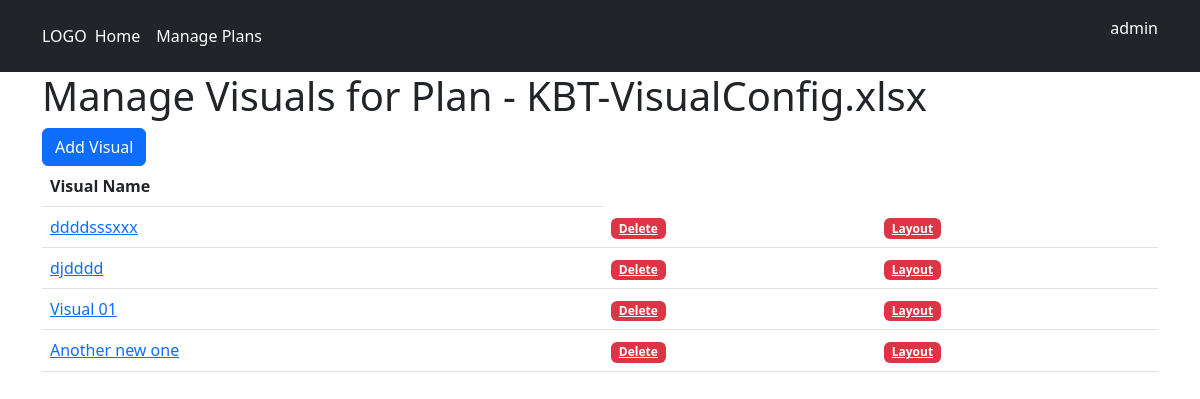
The page /pv/manage-visuals/26/ (signed in) on the database its author committed.
### plan_visualiser_django/models.py (models this page shows, shortened)
class Plan(models.Model):
    user = models.ForeignKey(settings.AUTH_USER_MODEL, on_delete=models.CASCADE)
    original_file_name = models.CharField(max_length=100)
    file = models.FileField(upload_to="plan_files", null=True)
    file_type = models.ForeignKey(FileType, on_delete=models.CASCADE)
    class Meta:
        constraints: list[UniqueConstraint] = \
            [UniqueConstraint(fields=['user', 'original_file_name'], name="unique_filename_for_user")]

class PlanVisual(models.Model):
    plan = models.ForeignKey(Plan, on_delete=models.CASCADE, null=False)
    name = models.CharField(max_length=100)
    width = models.FloatField(default=30)
    max_height = models.FloatField(default=20)
    include_title = models.BooleanField(default=True)

### plan_visualiser_django/views.py (the view)
# urls.py: path("manage-visuals/<int:plan_id>/", views.manage_visuals, name='manage_visuals'),
def manage_visuals(request, plan_id):
    plan_record = Plan.objects.get(id=plan_id)
    plan_visuals = plan_record.planvisual_set.all()
    context = {
        'plan': plan_record,
        'visuals': plan_visuals
    }
    return render(request, "plan_visualiser_django/pv_manage_visuals.html", context)

### templates/plan_visualiser_django/pv_manage_visuals.html
{% extends "plan_visualiser_django/pv_base.html" %}
{% block page_heading %}Manage Visuals for Plan - {{ plan.original_file_name }}{% endblock %}
{% block main_content %}
    <button type="button" class="btn btn-primary" onclick="location.href='/pv/add-visual/{{ plan.id }}'">Add Visual</button>
    <table class="table">
        <thead>
            <tr>
                <th>Visual Name</th>
            </tr>
        </thead>
        <tbody>
        {% for visual in visuals %}
            <tr>
                <td><a href="/pv/edit-visual/{{ visual.id }}">{{ visual.name }}</a></td>
                <td><a href="/pv/delete-visual/{{ visual.id }}" class="badge bg-danger" onclick="return confirm('Are you sure you want to delete this visual?')">Delete</a></td>
                <td><a href="/pv/layout-visual/{{ visual.id }}" class="badge bg-danger">Layout</a></td>
            </tr>
        {% endfor %}
        </tbody>
    </table>
{% endblock %}

### templates/plan_visualiser_django/pv_base.html (shortened to what this page needs)
<!DOCTYPE html>
<html lang="en">
<head>
<link href="https://cdn.jsdelivr.net/npm/bootstrap@5.2.2/dist/css/bootstrap.min.css" rel="stylesheet">
</head>
<body>
<header class="p-3 text-bg-dark">
    <div class="container">
        <div class="d-flex flex-wrap align-items-center justify-content-center justify-content-lg-start">
            <a href="/" class="d-flex align-items-center mb-2 mb-lg-0 text-white text-decoration-none">LOGO</a>
            <ul class="nav col-12 col-lg-auto me-lg-auto mb-2 justify-content-center mb-md-0">
                <li><a href="/pv/manage-plans" class="nav-link px-2 text-white">Home</a></li>
                <li><a href="/pv/manage-plans" class="nav-link px-2 text-white">Manage Plans</a></li>
            </ul>
            <div class="text-end">
                <p>{{ user }}</p>
            </div>
        </div>
    </div>
</header>
<div class="container">
    <h1>{% block page_heading %} {% endblock %}</h1>
    {% block main_content %}
    {% endblock %}
</div>
</body>
</html>

### rows shown on the page
Plan: original_file_name "KBT-VisualConfig.xlsx"
PlanVisual: name "ddddsssxxx"
PlanVisual: name "djdddd"
PlanVisual: name "Visual 01"
PlanVisual: name "Another new one"

### other values the page prints
{{ user }} "admin"
